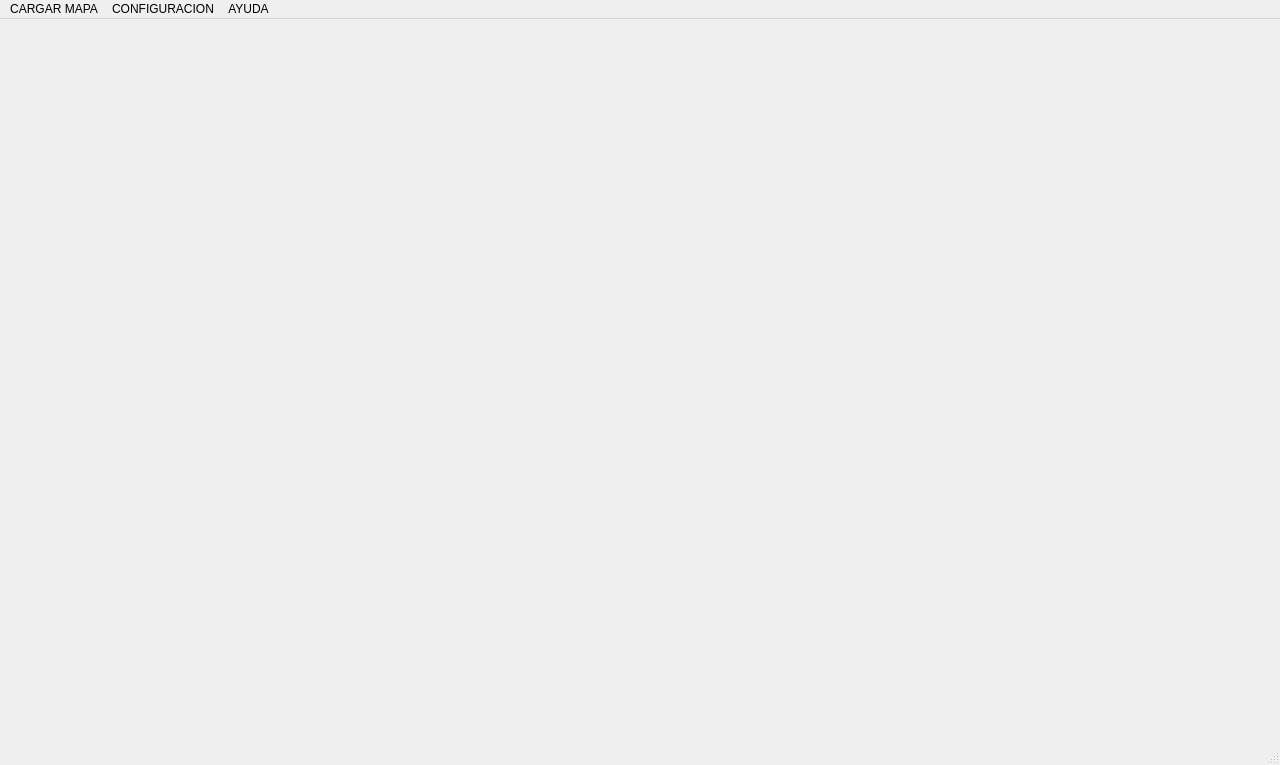
<?xml version="1.0" encoding="UTF-8"?>
<ui version="4.0">
 <class>MainWindow</class>
 <widget class="QMainWindow" name="MainWindow">
  <property name="geometry">
   <rect>
    <x>0</x>
    <y>0</y>
    <width>1280</width>
    <height>765</height>
   </rect>
  </property>
  <property name="windowTitle">
   <string>MainWindow</string>
  </property>
  <widget class="QWidget" name="centralwidget">
   <widget class="QStackedWidget" name="stackedWidget">
    <property name="geometry">
     <rect>
      <x>0</x>
      <y>0</y>
      <width>1280</width>
      <height>720</height>
     </rect>
    </property>
    <property name="currentIndex">
     <number>0</number>
    </property>
    <widget class="QWidget" name="page">
     <widget class="QLabel" name="label">
      <property name="geometry">
       <rect>
        <x>0</x>
        <y>0</y>
        <width>1281</width>
        <height>721</height>
       </rect>
      </property>
      <property name="styleSheet">
       <string notr="true">background-image: url(:/fondos/Ingresar.png);</string>
      </property>
      <property name="text">
       <string/>
      </property>
      <property name="pixmap">
       <pixmap resource="imagenes.qrc">:/fondos/Ingresar.png</pixmap>
      </property>
      <property name="scaledContents">
       <bool>true</bool>
      </property>
     </widget>
     <widget class="QPushButton" name="pushButton">
      <property name="geometry">
       <rect>
        <x>360</x>
        <y>590</y>
        <width>541</width>
        <height>91</height>
       </rect>
      </property>
      <property name="styleSheet">
       <string notr="true">background: transparent;
border: none;</string>
      </property>
      <property name="text">
       <string/>
      </property>
     </widget>
    </widget>
    <widget class="QWidget" name="page_2">
     <widget class="QLabel" name="label_2">
      <property name="geometry">
       <rect>
        <x>0</x>
        <y>0</y>
        <width>1280</width>
        <height>720</height>
       </rect>
      </property>
      <property name="text">
       <string/>
      </property>
      <property name="pixmap">
       <pixmap resource="imagenes.qrc">:/fondos/main.png</pixmap>
      </property>
      <property name="scaledContents">
       <bool>true</bool>
      </property>
     </widget>
     <widget class="QComboBox" name="comboBox">
      <property name="geometry">
       <rect>
        <x>30</x>
        <y>70</y>
        <width>151</width>
        <height>31</height>
       </rect>
      </property>
     </widget>
    </widget>
   </widget>
  </widget>
  <widget class="QMenuBar" name="menubar">
   <property name="geometry">
    <rect>
     <x>0</x>
     <y>0</y>
     <width>1280</width>
     <height>21</height>
    </rect>
   </property>
   <widget class="QMenu" name="menuMENU">
    <property name="title">
     <string>CARGAR MAPA</string>
    </property>
   </widget>
   <widget class="QMenu" name="menuCONFIGURACION">
    <property name="title">
     <string>CONFIGURACION</string>
    </property>
   </widget>
   <widget class="QMenu" name="menuAYUDA">
    <property name="title">
     <string>AYUDA</string>
    </property>
   </widget>
   <addaction name="menuMENU"/>
   <addaction name="menuCONFIGURACION"/>
   <addaction name="menuAYUDA"/>
  </widget>
  <widget class="QStatusBar" name="statusbar"/>
  <action name="actionCARGAR">
   <property name="text">
    <string>CARGAR</string>
   </property>
  </action>
 </widget>
 <resources>
  <include location="imagenes.qrc"/>
 </resources>
 <connections/>
</ui>
